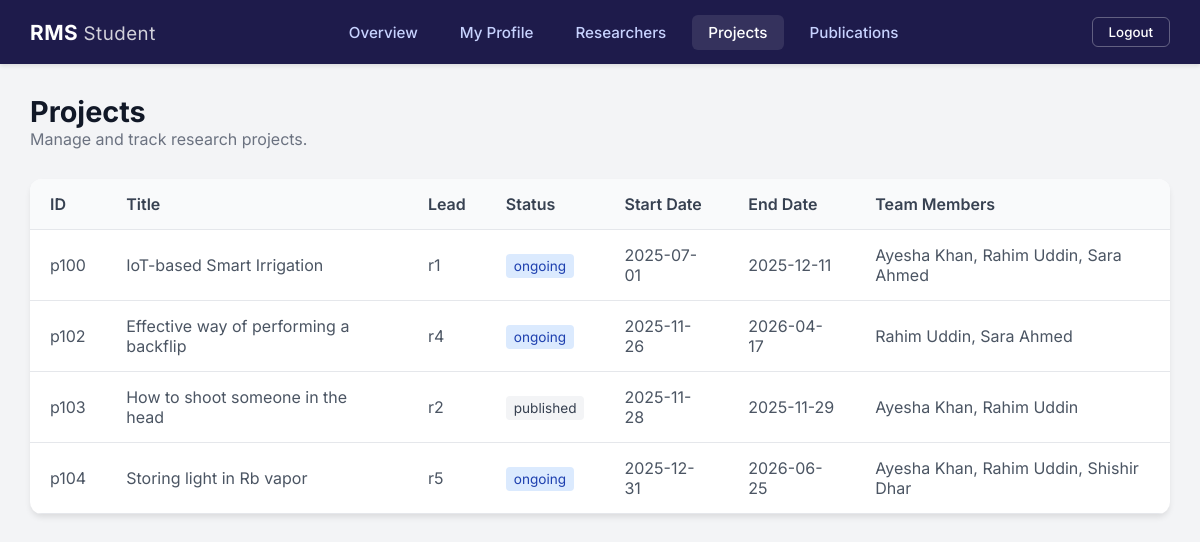
The app's page /modules/projects/list.php (signed in) with its own data.
### tables this page shows
CREATE TABLE `project` (
  `project_id` varchar(36) NOT NULL,
  `project_title` varchar(255) NOT NULL,
  `project_lead` varchar(36) DEFAULT NULL,
  `status` enum('ongoing','completed','published') NOT NULL,
  `start_date` date NOT NULL,
  `end_date` date DEFAULT NULL
);

### modules/projects/list.php (the view, shortened to what this page needs)
<?php
require_once __DIR__ . '/../../config/db_connect.php';
if ($_SESSION['user_type'] == 'admin') {
    $query = "SELECT * FROM project";
    $result = $conn->query($query);
} else {
    $uid = $_SESSION['uid'];
    $query = "SELECT DISTINCT p.*
              FROM project p
              LEFT JOIN researcher_project rp ON p.project_id = rp.project_id
              WHERE p.project_lead = ? OR rp.researcher_id = ?";
    $stmt = $conn->prepare($query);
    $stmt->bind_param("ss", $uid, $uid);
    $stmt->execute();
    $result = $stmt->get_result();
}
?>
<!DOCTYPE html>
<html lang="en">
<head>
    <link rel="stylesheet" href="/research_management/public/css/style.css?v=<?php echo time(); ?>">
</head>
<body>
    <div class="dashboard-container">
        <?php include __DIR__ . '/../../public/includes/topbar.php'; ?>
        <main class="main-content">
            <div class="page-header">
                <h1>Projects</h1>
                <p>Manage and track research projects.</p>
            </div>
            <div class="table-container">
                <table class="modern-table">
                    <thead>
                        <tr>
                            <th>ID</th>
                            <th>Title</th>
                            <th>Lead</th>
                            <th>Status</th>
                            <th>Start Date</th>
                            <th>End Date</th>
                            <th>Team Members</th>
                        </tr>
                    </thead>
                    <tbody>
                        <?php if ($result->num_rows > 0): ?>
                            <?php while ($row = $result->fetch_assoc()): ?>
                                <tr>
                                    <td><?php echo htmlspecialchars($row['project_id']); ?></td>
                                    <td><?php echo htmlspecialchars($row['project_title']); ?></td>
                                    <td><?php echo htmlspecialchars($row['project_lead']); ?></td>
                                    <td>
                                        <span style="
                                            padding: 4px 8px;
                                            border-radius: 4px;
                                            font-size: 0.85rem;
                                            background: <?php echo ($row['status'] == 'ongoing') ? '#dbeafe' : '#f3f4f6'; ?>;
                                            color: <?php echo ($row['status'] == 'ongoing') ? '#1e40af' : '#374151'; ?>;
                                        ">
                                            <?php echo htmlspecialchars($row['status']); ?>
                                        </span>
                                    </td>
                                    <td><?php echo htmlspecialchars($row['start_date']); ?></td>
                                    <td><?php echo htmlspecialchars($row['end_date']); ?></td>
                                    <td>
                                        <?php
                                        $pid = $row['project_id'];
                                        $tm_query = "SELECT r.f_name, r.l_name, rp.role FROM researcher_project rp JOIN researcher r ON rp.researcher_id = r.researcher_id WHERE rp.project_id = ?";
                                        $stmt_tm = $conn->prepare($tm_query);
                                        $stmt_tm->bind_param("s", $pid);
                                        $stmt_tm->execute();
                                        $res_tm = $stmt_tm->get_result();
                                        $members = [];
                                        while ($tm = $res_tm->fetch_assoc()) {
                                            $members[] = htmlspecialchars($tm['f_name'] . ' ' . $tm['l_name']);
                                        }
                                        echo implode(', ', $members);
                                        ?>
                                    </td>
                                </tr>
                            <?php endwhile; ?>
                        <?php endif; ?>
                    </tbody>
                </table>
            </div>
        </main>
    </div>
</body>
</html>

### public/includes/topbar.php (shortened to what this page needs)
<?php
$current_page = basename($_SERVER['PHP_SELF']);
$user_type = $_SESSION['user_type'] ?? 'student';
$dashboard_url = '/research_management/public/dashboard.php';
if ($user_type == 'faculty') {
    $dashboard_url = '/research_management/public/dashboard_faculty.php';
} elseif ($user_type == 'student') {
    $dashboard_url = '/research_management/public/dashboard_student.php';
}
?>
<header class="topbar">
    <div class="topbar-logo">
        RMS <span style="font-weight: 400; font-size: 0.9em; opacity: 0.8;"><?php echo ucfirst($user_type); ?></span>
    </div>
    <nav class="topbar-nav">
        <ul>
            <li>
                <a href="<?php echo $dashboard_url; ?>"
                    class="<?php echo (strpos($current_page, 'dashboard') !== false) ? 'active' : ''; ?>">
                    Overview
                </a>
            </li>
            <?php if ($user_type != 'admin'): ?>
                <li>
                    <a href="/research_management/public/profile.php"
                        class="<?php echo ($current_page == 'profile.php') ? 'active' : ''; ?>">
                        My Profile
                    </a>
                </li>
            <?php endif; ?>
            <li>
                <a href="/research_management/modules/researchers/list.php"
                    class="<?php echo (strpos($_SERVER['REQUEST_URI'], 'researchers') !== false) ? 'active' : ''; ?>">
                    <?php echo ($user_type == 'admin') ? 'Manage Researchers' : 'Researchers'; ?>
                </a>
            </li>
            <li>
                <a href="/research_management/modules/projects/list.php"
                    class="<?php echo (strpos($_SERVER['REQUEST_URI'], 'projects') !== false) ? 'active' : ''; ?>">
                    Projects
                </a>
            </li>
            <li>
                <a href="/research_management/modules/publications/list.php"
                    class="<?php echo (strpos($_SERVER['REQUEST_URI'], 'publications') !== false) ? 'active' : ''; ?>">
                    Publications
                </a>
            </li>
        </ul>
    </nav>
    <div class="topbar-actions">
        <form action="/research_management/public/logout.php" method="POST" style="margin: 0;">
            <button type="submit" class="btn-logout-top">Logout</button>
        </form>
    </div>
</header>

### public/css/style.css (style rules this page uses)
* { margin: 0; padding: 0; box-sizing: border-box; font-family: 'Inter', sans-serif; }
body { background-color: #f3f4f6; min-height: 100vh; }
.dashboard-container { display: flex; flex-direction: column; min-height: 100vh; }
.topbar { background: #1e1b4b; color: white; height: 64px; display: flex; align-items: center; justify-content: space-between; padding: 0 30px; box-shadow: 0 2px 4px rgba(0, 0, 0, 0.1); position: sticky; top: 0; z-index: 100; }
.topbar-logo { font-size: 1.3rem; font-weight: 700; color: white; letter-spacing: 0.5px; }
.topbar-nav ul { list-style: none; display: flex; gap: 10px; }
.topbar-nav a { color: #c7d2fe; text-decoration: none; padding: 8px 16px; border-radius: 6px; font-weight: 500; font-size: 0.95rem; transition: all 0.2s; }
.topbar-nav a:hover, .topbar-nav a.active { background: rgba(255, 255, 255, 0.1); color: white; }
.btn-logout-top { background: transparent; border: 1px solid rgba(255, 255, 255, 0.3); color: white; padding: 6px 16px; border-radius: 6px; cursor: pointer; font-weight: 500; transition: all 0.2s; }
.main-content { flex: 1; padding: 30px; max-width: 1200px; margin: 0 auto; width: 100%; }
.page-header { margin-bottom: 30px; }
.page-header h1 { font-size: 1.8rem; color: #111827; }
.page-header p { color: #6b7280; }
.table-container { background: white; border-radius: 12px; box-shadow: 0 4px 6px -1px rgba(0, 0, 0, 0.1); overflow: hidden; margin-bottom: 30px; }
.modern-table { width: 100%; border-collapse: collapse; text-align: left; }
.modern-table th { background: #f9fafb; padding: 15px 20px; font-weight: 600; color: #374151; border-bottom: 1px solid #e5e7eb; }
.modern-table td { padding: 15px 20px; border-bottom: 1px solid #e5e7eb; color: #4b5563; }

### records on screen
project: project_id "p100", project_title "IoT-based Smart Irrigation", project_lead "r1", status "ongoing", start_date "2025-07-01", end_date "2025-12-11", members "Ayesha Khan, Rahim Uddin, Sara Ahmed"
project: project_id "p102", project_title "Effective way of performing a backflip", project_lead "r4", status "ongoing", start_date "2025-11-26", end_date "2026-04-17", members "Rahim Uddin, Sara Ahmed"
project: project_id "p103", project_title "How to shoot someone in the head", project_lead "r2", status "published", start_date "2025-11-28", end_date "2025-11-29", members "Ayesha Khan, Rahim Uddin"
project: project_id "p104", project_title "Storing light in Rb vapor", project_lead "r5", status "ongoing", start_date "2025-12-31", end_date "2026-06-25", members "Ayesha Khan, Rahim Uddin, Shishir Dhar"

### other values on screen
$user_type "Student"
